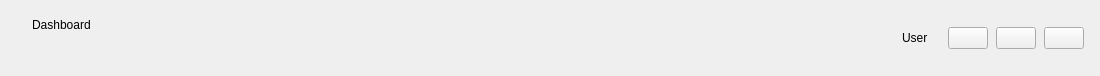
<?xml version="1.0" encoding="UTF-8"?>
<ui version="4.0">
 <class>title_bar</class>
 <widget class="QFrame" name="title_bar">
  <property name="geometry">
   <rect>
    <x>0</x>
    <y>0</y>
    <width>1100</width>
    <height>76</height>
   </rect>
  </property>
  <property name="minimumSize">
   <size>
    <width>0</width>
    <height>76</height>
   </size>
  </property>
  <property name="maximumSize">
   <size>
    <width>16777215</width>
    <height>76</height>
   </size>
  </property>
  <layout class="QHBoxLayout" name="title_bar_layout">
   <property name="spacing">
    <number>8</number>
   </property>
   <property name="leftMargin">
    <number>32</number>
   </property>
   <property name="topMargin">
    <number>12</number>
   </property>
   <property name="rightMargin">
    <number>16</number>
   </property>
   <property name="bottomMargin">
    <number>12</number>
   </property>
   <item>
    <layout class="QVBoxLayout" name="page_title_layout">
     <property name="spacing">
      <number>0</number>
     </property>
     <item>
      <widget class="QLabel" name="page_title_label">
       <property name="text">
        <string>Dashboard</string>
       </property>
      </widget>
     </item>
     <item>
      <widget class="QLabel" name="page_subtitle_label">
       <property name="text">
        <string/>
       </property>
      </widget>
     </item>
    </layout>
   </item>
   <item>
    <spacer name="title_spacer">
     <property name="orientation">
      <enum>Qt::Horizontal</enum>
     </property>
     <property name="sizeHint" stdset="0">
      <size>
       <width>40</width>
       <height>20</height>
      </size>
     </property>
    </spacer>
   </item>
   <item>
    <widget class="QLabel" name="user_chip">
     <property name="text">
      <string>User</string>
     </property>
    </widget>
   </item>
   <item>
    <spacer name="chip_spacer">
     <property name="orientation">
      <enum>Qt::Horizontal</enum>
     </property>
     <property name="sizeType">
      <enum>QSizePolicy::Fixed</enum>
     </property>
     <property name="sizeHint" stdset="0">
      <size>
       <width>12</width>
       <height>20</height>
      </size>
     </property>
    </spacer>
   </item>
   <item>
    <widget class="QPushButton" name="minimize_button">
     <property name="toolTip">
      <string>Minimize</string>
     </property>
    </widget>
   </item>
   <item>
    <widget class="QPushButton" name="maximize_button">
     <property name="toolTip">
      <string>Maximize</string>
     </property>
    </widget>
   </item>
   <item>
    <widget class="QPushButton" name="close_button">
     <property name="toolTip">
      <string>Close</string>
     </property>
    </widget>
   </item>
  </layout>
 </widget>
 <resources/>
 <connections/>
</ui>
